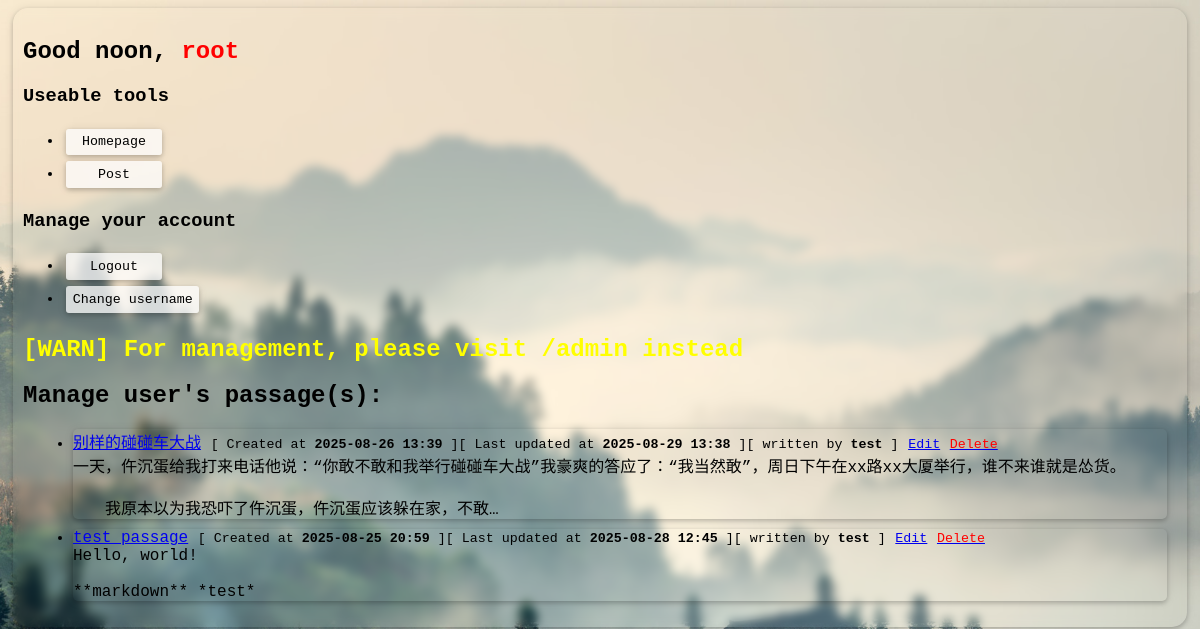
The page /accounts/dashboard/ (signed in) on the database its author committed.
### passagesharer/models.py (models this page shows, shortened)
class Passage(models.Model):
    title = models.CharField(max_length=200)
    content = models.TextField()
    author = models.ForeignKey(
        settings.AUTH_USER_MODEL,
        on_delete=models.CASCADE,
        related_name='passages'
    )
    created_at = models.DateTimeField(auto_now_add=True)
    last_updated_at = models.DateTimeField(auto_now=True)

### accounts/views.py (the view)
# urls.py: path("dashboard/", views.dashboard_view, name="dashboard"),
@login_required
def dashboard_view(request: HttpRequest) -> HttpResponse:
    passages = Passage.objects.order_by("-created_at")
    return render(request, "accounts/dashboard.html", context={"passages": passages, "user": request.user, "username": request.user.get_username()})

### passagesharer/templates/accounts/dashboard.html (shortened to what this page needs)
{% load static %}
<!DOCTYPE html>
<html lang="en">
<head>
    <link rel="stylesheet" href="{% static 'global/css/style.css' %}">
</head>
<body>
    <div class="main">
        <h2><span class="GetGreeting"></span>, {% if user.is_superuser %}<span style="color: red;">{{ user.username }}</span>{% else %}{{ user.username }}{% endif %}</h2>
        <h3>Useable tools</h3>
        <ul>
            <li><a href="/"><button>Homepage</button></a></li>
            <li><a href="{% url 'accounts:post' %}"><button>Post</button></a></li>
        </ul>
        <h3>Manage your account</h3>
        <ul>
            <li>
                <form action="{% url 'accounts:logout' %}" method="post" class="logout-form">
                    <button type="submit">Logout</button>
                </form>
            </li>
            <li>
                <a href="{% url 'accounts:change_username' %}"><button style="width: 10em;">Change username</button></a>
            </li>
        </ul>
        {% if user.is_superuser %}
            <h2 style="color: yellow;">[WARN] For management, please visit /admin instead</h2>
            <h2>Manage user's passage(s):</h2>
        {% else %}
            <h2>Your passage(s):</h2>
        {% endif %}
            <ul class="passages_view">
            {% for passage in passages %}
                {% if passage.author == user or user.is_superuser %}
                    <li>
                        <a href="{% url 'detail' passage.id %}">{{ passage.title }}</a>
                        <small>[ Created at <b>{{ passage.created_at|date:'Y-m-d H:i' }}</b> ][ Last updated at <b>{{ passage.last_updated_at|date:'Y-m-d H:i' }}</b> ][ written by <b>{{ passage.author.username }}</b> ]</small>
                        <a href="{% url 'accounts:edit_passage' passage.id %}"><small>Edit</small></a>
                        <a href="{% url 'accounts:delete_passage' passage.id %}"><small style="color: red;">Delete</small></a>
                        <div>{{ passage.content|truncatechars:100|linebreaksbr|safe }}</div>
                    </li>
                {% endif %}
            {% empty %}
                <li>No passages available.</li>
            {% endfor %}
        </ul>
    </div>
</body>
</html>

### passagesharer/static/global/css/style.css (style rules this page uses)
* { font-family: 'Courier New', Courier, monospace; }
body { background: #a8ff78; background-image: url('/static/global/image/wallpaper_day.jpg'); background-attachment: fixed; background-position: center; background-repeat: no-repeat; background-size: cover; }
div.main { background-color: rgba(0, 0, 0, 0); backdrop-filter: blur(5px); -webkit-backdrop-filter: blur(5px); margin: 5px; padding: 10px; border-radius: 15px; box-shadow: 0 2px 5px rgba(0, 0, 0, 0.2), 0 1px 10px rgba(0, 0, 0, 0.1); }
button, input[type="text"], input[type="email"], input[type="password"] { height: 2em; border: none; background-color: rgba(252, 252, 252, 0.75); color: black; box-shadow: 0 2px 5px rgba(0, 0, 0, 0.2), 0 1px 10px rgba(0, 0, 0, 0.1); backdrop-filter: blur(20px); -webkit-backdrop-filter: blur(20px); transition: .3s all ease-in-out; margin: 3px; }
button { cursor: pointer; width: 6rem; }
button::after { content: ""; position: absolute; top: 0; left: 0; width: 10px; height: 100%; border-radius: 5px; background-color: #FCFCFC; z-index: -114514; filter: blur(5px); }
button, input, textarea { border-radius: 3px; }
ul.passages_view li { position: relative; margin: 10px; border-radius: 5px; backdrop-filter: blur(5px); -webkit-backdrop-filter: blur(5px); box-shadow: 0 2px 5px rgba(0, 0, 0, 0.2), 0 1px 10px rgba(0, 0, 0, 0.1); transition: all 0.3s ease-in-out; }
ul.passages_view li::after { content: ""; position: absolute; top: 0; left: 0; width: 10px; height: 100%; border-radius: 5px; background-color: #FCFCFC; z-index: -114514; filter: blur(5px); }
form { margin: 0; }

### rows shown on the page
Passage: title "别样的碰碰车大战", created_at "2025-08-26 13:39", last_updated_at "2025-08-29 13:38", author.username "test", content "一天，仵沉蛋给我打来电话他说：“你敢不敢和我举行碰碰车大战”我豪爽的答应了：“我当然敢”，周日下午在xx路xx大厦举行，谁不来谁就是怂货。 我原本以为我恐吓了仵沉蛋，仵沉蛋应该躲在家，不敢…"
Passage: title "test passage", created_at "2025-08-25 20:59", last_updated_at "2025-08-28 12:45", author.username "test", content "Hello, world! **markdown** *test*"

### other values the page prints
{{ user.username }} "root"
